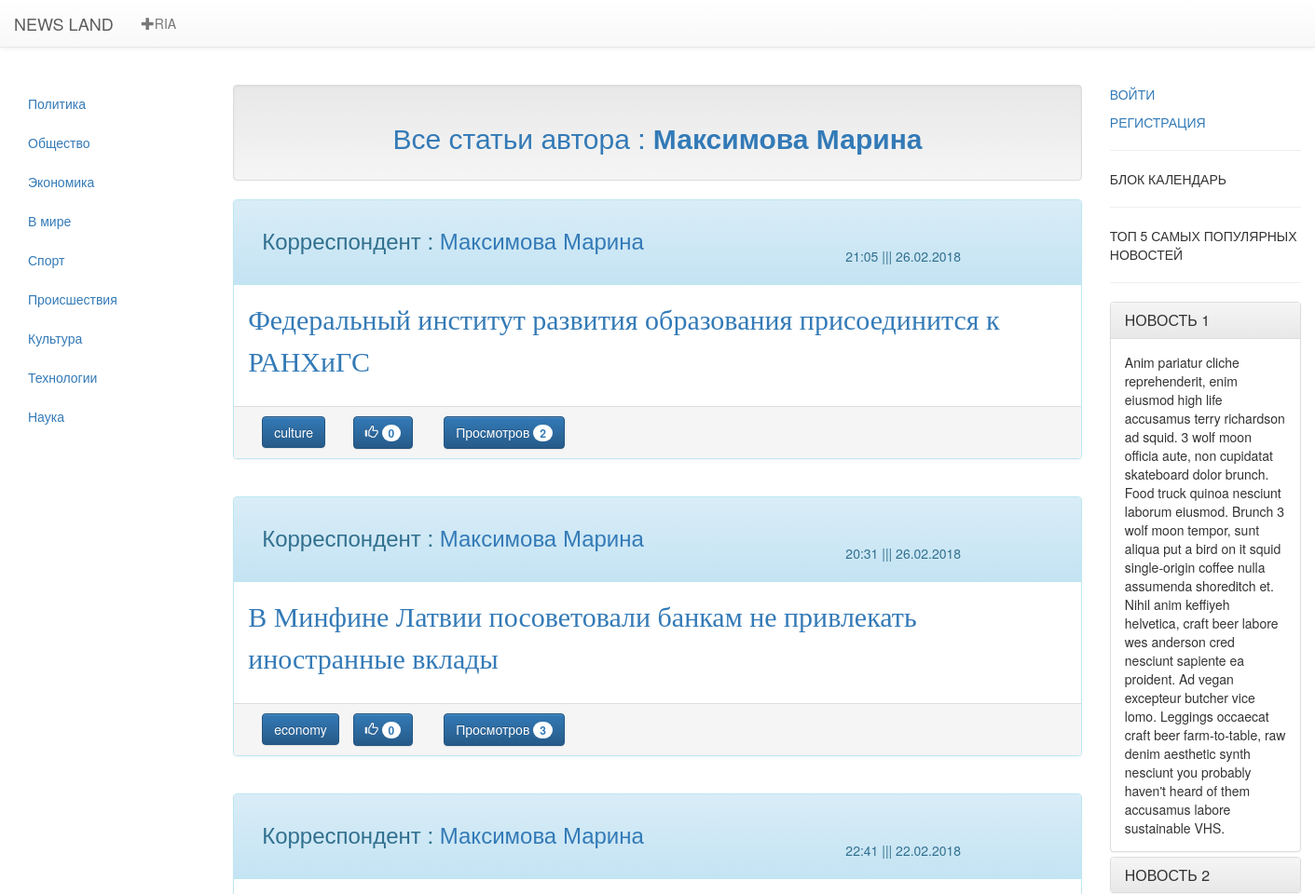
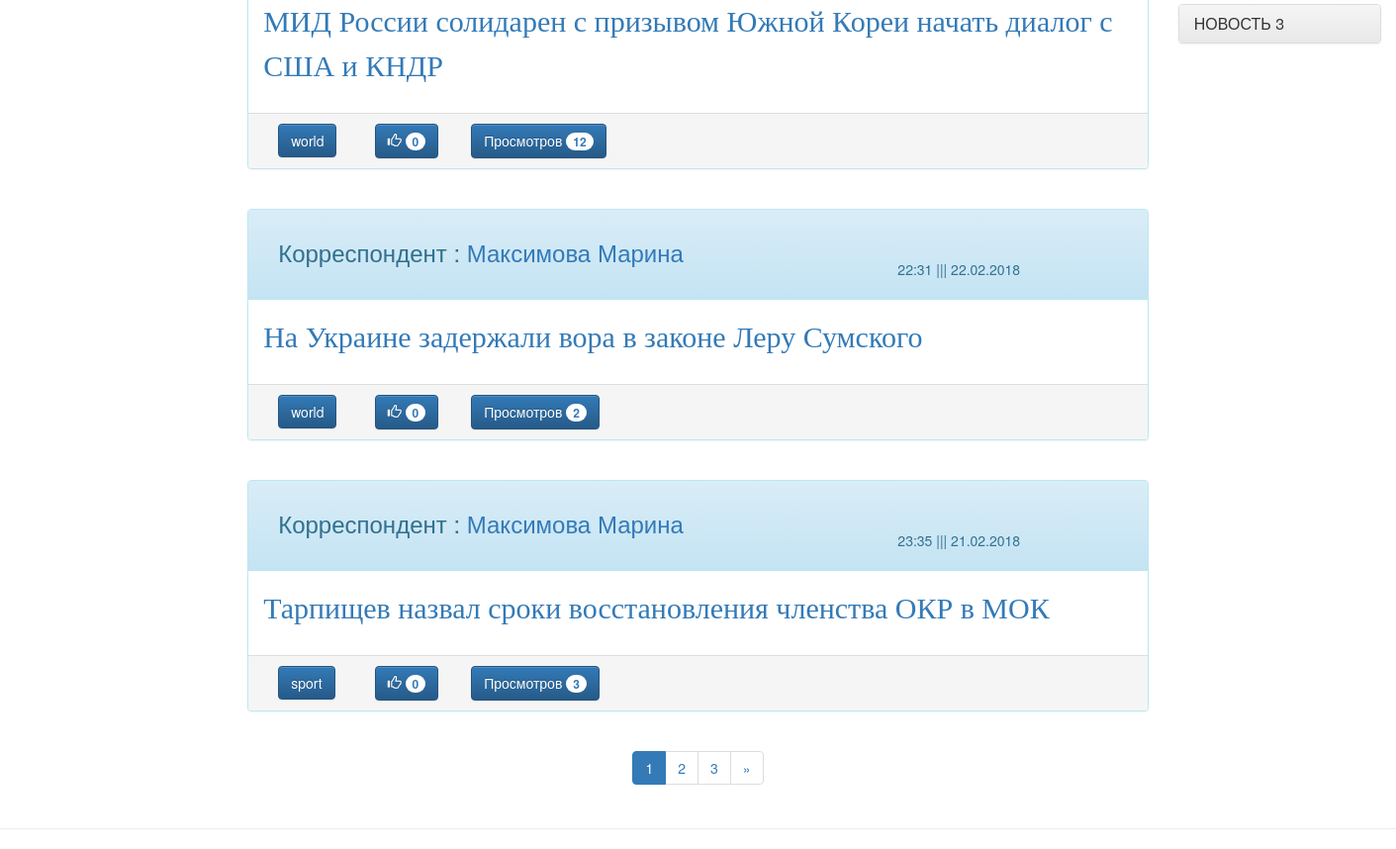
Screenshot of /author/Maksimova_Marina with the database file from the repository (2 pictures, top to bottom).
### news/models.py (models this page shows, shortened)
class Newsbase(models.Model):
    class Meta:
        verbose_name = 'Новости'
    authors = (
        ('Mamaev_Oleg','Мамаев Олег'),
        ('Maksimova_Marina','Максимова Марина'),
        ('Doncova_Dariya','Донцова Дарья'),
    )
    category = (
        ('policy', 'Политика'),
        ('society', 'Общество'),
        ('economy', 'Экономика'),
        ('world', 'В мире'),
        ('sport', 'Спорт'),
        ('incedent', 'Происшествия'),
        ('culture', 'Культура'),
        ('tech', 'Технологии'),
        ('science', 'Наука'),
    )
    news_title = models.CharField(max_length=250,verbose_name='Заголовок',unique=True)
    news_date = models.DateTimeField(auto_now_add=True,verbose_name='Дата и время публикации')
    news_text = models.TextField(verbose_name='Текст статьи',unique=True)
    news_liked = models.IntegerField(default=0,verbose_name='Like')
    news_category = models.CharField(max_length=20,choices=category,verbose_name='Категория')
    news_authors = models.CharField(max_length=30,choices=authors, verbose_name='Автор' )
    news_views = models.IntegerField(default=0,verbose_name='Просмотров')
    news_pic1 = models.ImageField(upload_to='news/pic/%Y/%m/%d',verbose_name='Изображение1')
    news_pic2 = models.ImageField(upload_to='news/pic/%Y/%m/%d',verbose_name='Изображение2',blank=True)
    news_pic3 = models.ImageField(upload_to='news/pic/%Y/%m/%d',verbose_name='Изображение3',blank=True)
    news_pic4 = models.ImageField(upload_to='news/pic/%Y/%m/%d',verbose_name='Изображение4',blank=True)
    news_pic5 = models.ImageField(upload_to='news/pic/%Y/%m/%d',verbose_name='Изображение5',blank=True)

### news/views.py (the view)
# urls.py: re_path('^author/(\w+)/?$', views.authors_list_Views.as_view(), name='authors'),
class authors_list_Views(ListView,category_list):
    template_name = 'index.html'
    model = Newsbase
    paginate_by = 5
    def get(self,request,*args,**kwargs):
        author_name = None
        try:
            self.author_name = self.args[0]
        except:
            self.author_name = None
        return super(authors_list_Views,self).get(request,*args,**kwargs)
    def get_context_data(self,**kwargs):
        context = super(authors_list_Views,self).get_context_data(**kwargs)
        context['author_name'] = self.author_name
        return context
    def get_queryset(self):
        return Newsbase.objects.filter(news_authors = self.author_name).order_by('-news_date')

### news/views.py (called while the page is built)
    def get_context_data(self, **kwargs):
        context = super(category_list,self).get_context_data(**kwargs)
        context['category'] = Newsbase.category
        context['authors'] = Newsbase.authors
        return context

### news/templates/index.html (shortened to what this page needs)
{% extends 'base/main.html' %}
{% load staticfiles %}
{% block category %}
    {% if  category  %}
        {% for cat in category %}
        <li><a href="/{{cat.0}}"> {{cat.1}}</a></li>
        {% endfor %}
    {% else %}
        <p> Категории отсутсвуют</p>
    {% endif %}
{% endblock%}
{% block text %}
{% if  author_name  %}
        {% for name_eng,name_rus in authors %}
            {% if  name_eng == author_name  %}
                <div class="well" align="center"><p class="text-primary h2">Все статьи автора : <b>{{ name_rus }}</b></p></div>
            {% endif %}
        {% endfor %}
    {% endif %}
{% endblock %}
{% block news%}
    {% if object_list %}
        {% for news in object_list %}
            <div class="panel panel-info ">
                <div class="panel-heading" >
                    <div class="container">
                        <div class="row">
                            <div class="col-md-6 h3">
                                {% for name in authors %}
                                    {% if  name.0 == news.news_authors  %}
                                            <p>Корреспондент :  <a href="/author/{{name.0}}">{{ name.1 }}</a></p>
                                    {% endif %}
                                {% endfor %}
                            </div>
                            <div class="col-md-2" align="right">
                                <p>{{ news.news_date|date:"H:i" }} ||| {{ news.news_date|date:"d.m.Y" }}</p>
                            </div>
                        </div>
                    </div>
                </div>
                <div class="panel-body" style="font-size:30px">
                    <p><font face="Georgia"><a href="{% url 'post' %}?post={{ news.id }}">{{news.news_title}}</a></font></p>
                </div>
                <div class="panel-footer">
                    <div class="container">
                        <div class="row">
                            <div class="col-md-1">
                                <button class="btn btn-primary " type="button" >
                                    {{ news.news_category }}
                                </button>
                            </div>
                            <div class="col-md-1">
                                <button class="btn btn-primary" type="button">
                                    <i class="glyphicon glyphicon-thumbs-up"></i> <span class="badge">{{ news.news_liked }}</span>
                                </button>
                            </div>
                            <div class="col-md-2">
                                <button class="btn btn-primary " type="button" >
                                    Просмотров <span class="badge">{{news.news_views}}</span>
                                </button>
                            </div>
                        </div>
                    </div>
                </div>
            </div>
        {% if  not forloop.last  %}
            <br>
        {% endif %}
    {% endfor %}
    <center>
        <div>
            <nav aria-label="Page navigation">
                <ul class="pagination">
                    {% if  page_obj.has_other_pages  %}
                        {% for pn in page_obj.paginator.page_range %}
                            {% if  category_now  %}
                                {% if  pn != page_obj.number  %}
                                    <li>
                                        <a href="{% url 'index' category=category_now %}?page={{ pn }}">{{ pn }}</a>
                                    </li>
                                {% else %}
                                    <li class="active">
                                        <a href="">{{ pn }} <span class="sr-only">(current)</span></a>
                                    </li>
                                {% endif %}
                            {% else %}
                                {% if  author_name  %}
                                    {% if  pn != page_obj.number  %}
                                        <li>
                                            <a href="{% url 'authors' author_name%}?page={{ pn }}">{{ pn }}</a>
                                        </li>
                                    {% else %}
                                        <li class="active">
                                            <a href="">{{ pn }} <span class="sr-only">(current)</span></a>
                                        </li>
                                    {% endif %}
                            {% endif %}
                            {% endif %}
                        {% endfor %}
                    {% endif %}
                    {% if  page_obj.has_next  %}
                        {% if  category_now  %}
                            <li>
                                <a href="{% url 'index' category=category_now %}?page={{page_obj.next_page_number}}" aria-label="Next"><span aria-hidden="true">&raquo;</span></a>
                            </li>
                        {% else %}
                            {% if  author_name  %}
                                <li>
                                    <a href="{% url 'authors' author_name%}?page={{page_obj.next_page_number}}" aria-label="Previous">
                                        <span aria-hidden="true">&raquo;</span>
                                    </a>
                                </li>
                            {% else %}
                                <li>
                                 <a href="{% url 'index' %}?page={{page_obj.next_page_number}}" aria-label="Next"><span aria-hidden="true">&raquo;</span></a>
                             </li>
                    {% endif %}
                        {% endif %}
                    {% endif %}
                </ul>
            </nav>
         </div>
    </center>
    {% else %}
        <p>НОВОСТИ ОТСУТСТВУЮТ</p>
    {% endif %}
{% endblock %}

### rows the page displays
Newsbase: name "Максимова Марина", news_date "21:05", news_date "26.02.2018", news_title "Федеральный институт развития образования присоединится к РАНХиГС", news_category "culture", news_liked "0", news_views "2"
Newsbase: name "Максимова Марина", news_date "20:31", news_date "26.02.2018", news_title "В Минфине Латвии посоветовали банкам не привлекать иностранные вклады", news_category "economy", news_liked "0", news_views "3"
Newsbase: name "Максимова Марина", news_date "22:41", news_date "22.02.2018", news_title "МИД России солидарен с призывом Южной Кореи начать диалог с США и КНДР", news_category "world", news_liked "0", news_views "12"
Newsbase: name "Максимова Марина", news_date "22:31", news_date "22.02.2018", news_title "На Украине задержали вора в законе Леру Сумского", news_category "world", news_liked "0", news_views "2"
Newsbase: name "Максимова Марина", news_date "23:35", news_date "21.02.2018", news_title "Тарпищев назвал сроки восстановления членства ОКР в МОК", news_category "sport", news_liked "0", news_views "3"

### other values shown
{{ cat.1 }} "Политика" "Общество" "Экономика" "В мире" "Спорт" "Происшествия" "Культура" "Технологии" "Наука"
{{ name_rus }} "Максимова Марина"
{{ pn }} "1"
{{ pn }} "2" "3"
